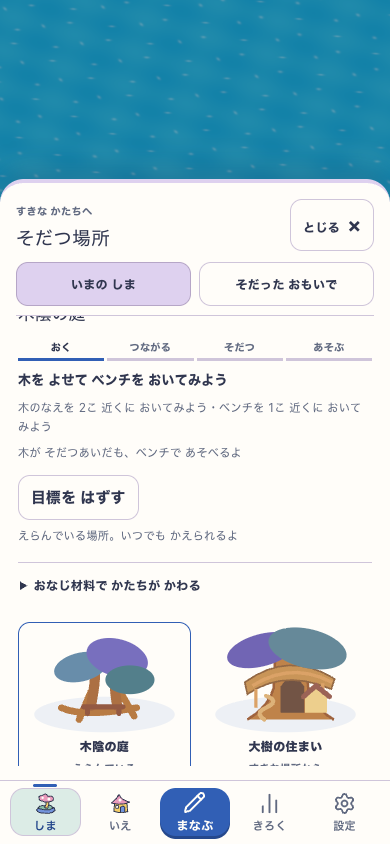
#> input picture docs/design/2026-10-11-expanding-island-runtime/production/acquired-390-optional-six-goals.png, 390 x 844 px, given in place of acquired-390-welcome.png, which was not available
$ python make-review-sheets.py
#> lines starting #> are read from the running program, lines starting #| are printed output that depends on the picture; pictures that were not available may be replaced by others from this repository, and a replacement may not be noted
from pathlib import Path
from PIL import Image, ImageDraw, ImageFont

ROOT = Path(__file__).resolve().parent
FONT = ImageFont.truetype('/System/Library/Fonts/Supplemental/Arial.ttf', 17)
SMALL = ImageFont.truetype('/System/Library/Fonts/Supplemental/Arial.ttf', 14)


def sheet(name, title, entries, cols, width, height):
#> called with name = 'critical-path.jpg', cols = 4, width = 280, height = 606
    margin, header, label = 20, 64, 44
    rows = (len(entries) + cols - 1) // cols
    canvas = Image.new('RGB', (cols * (width + margin) + margin,
                              header + rows * (height + label + margin) + margin), '#f5f7fa')
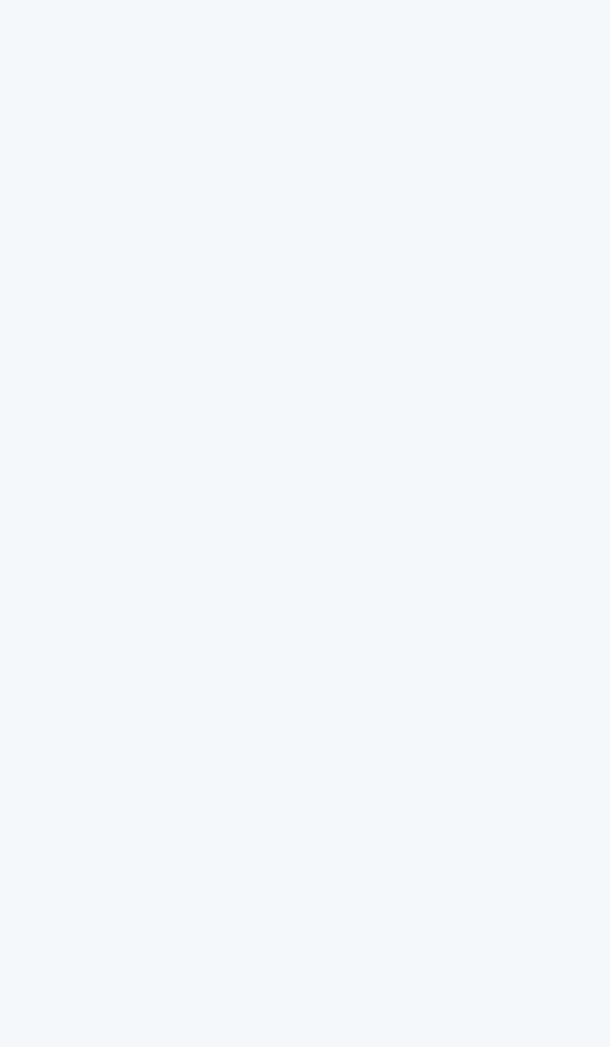
#> canvas: PIL image 1220x2094 RGB (shown at 1/2 size); mean R, G, B 245, 247, 250
    draw = ImageDraw.Draw(canvas)
    draw.text((margin, 20), title, fill='#263442', font=FONT)
    for i, (caption, path) in enumerate(entries):
        x = margin + (i % cols) * (width + margin)
        y = header + (i // cols) * (height + label + margin)
        draw.text((x, y), caption, fill='#263442', font=SMALL)
        image = Image.open(ROOT / path).convert('RGB')
#> image is the input picture: PIL image 390x844 RGB; mean R, G, B 193.3, 214.7, 222.4
        image.thumbnail((width, height), Image.Resampling.LANCZOS)
#> image: PIL image 280x606 RGB
        canvas.paste(image, (x + (width - image.width) // 2, y + label))
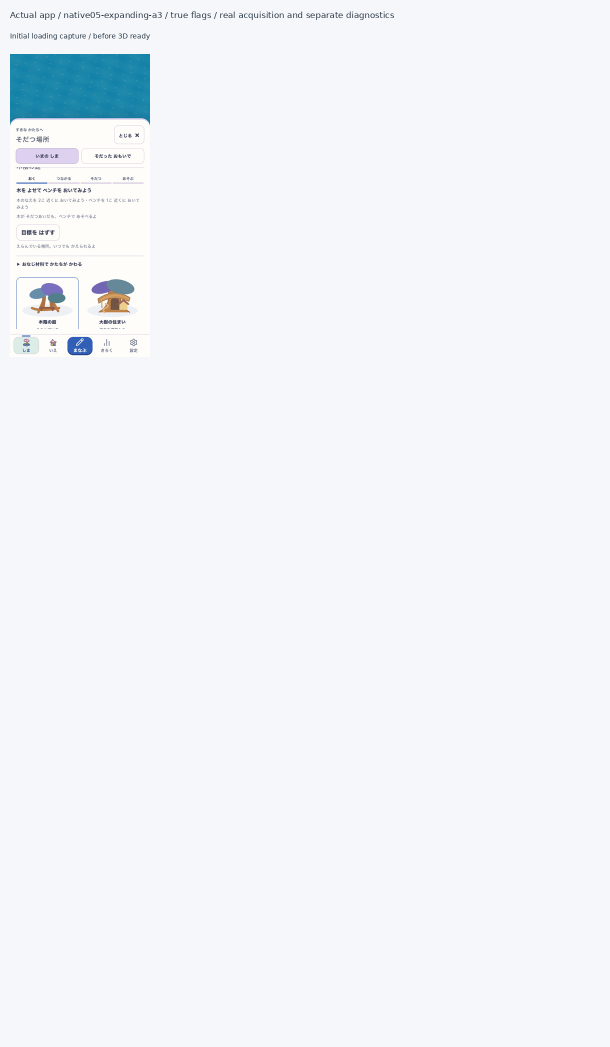
#> canvas: PIL image 1220x2094 RGB (shown at 1/2 size); mean R, G, B 241.3, 244.6, 247.9
#> pass 2 of the loop in sheet, `for i, (caption, path) in enumerate(entries):`:
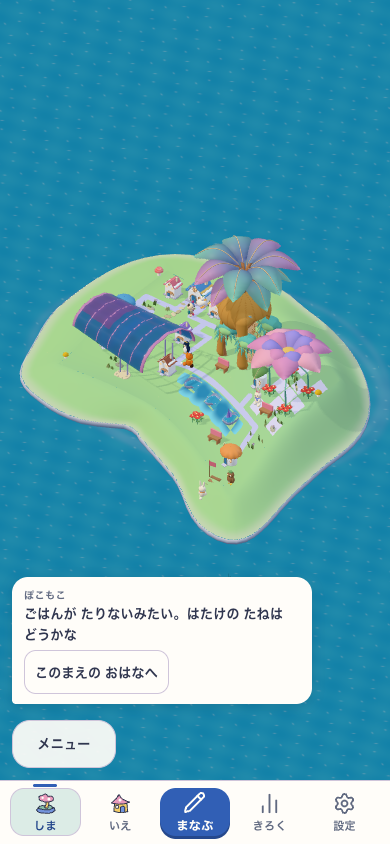
#> input picture docs/design/2026-10-11-expanding-island-runtime/production/qa-place-whole-island-v1-390-grown-real-3d.png, 390 x 844 px, given in place of acquired-390-first-home.png, which was not available
#> in sheet, image is the input picture: PIL image 390x844 RGB; mean R, G, B 94.4, 164.3, 180.3
#> image: PIL image 280x606 RGB
#> in sheet, `canvas.paste(image, (x + (width - image.width) // 2, y + label))`:
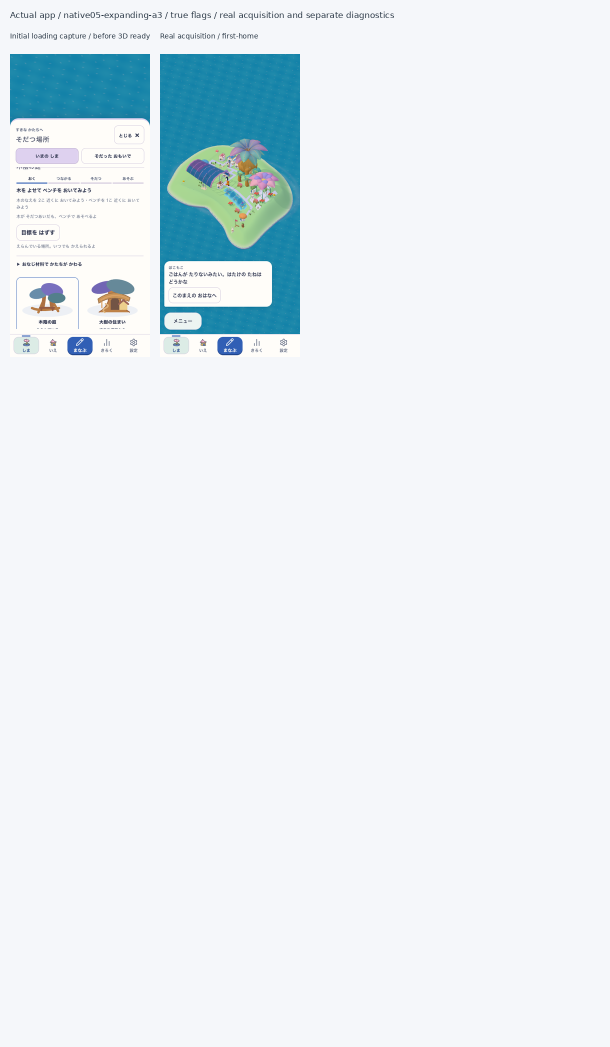
#> canvas: PIL image 1220x2094 RGB (shown at 1/2 size); mean R, G, B 231.2, 239.1, 243.3
    canvas.save(ROOT / name, quality=92)


acquired = ['welcome', 'first-home', 'twenty-real-answers', 'young-connected-garden',
            'split-same-owner', 'reconnected-same-tree', 'same-plan-return', 'optional-six-goals']
entries = [(f'Real acquisition / {step}', f'production/acquired-390-{step}.png') for step in acquired]
entries[0] = ('Initial loading capture / before 3D ready', 'production/acquired-390-welcome.png')
entries.extend([
    ('DIAGNOSTIC mature 8 / actual app', 'production/qa-place-whole-island-v1-390-grown-real-3d.png'),
    ('DIAGNOSTIC bay 16 / actual app', 'wide/390-bay-16-whole.png'),
    ('DIAGNOSTIC bay 32 / actual app', 'wide/390-bay-32-whole.png'),
    ('DIAGNOSTIC forest 32 / actual app', 'wide/390-forest-32-whole.png'),
])
#> (the run stopped early here; a loop or call above may not have finished)
